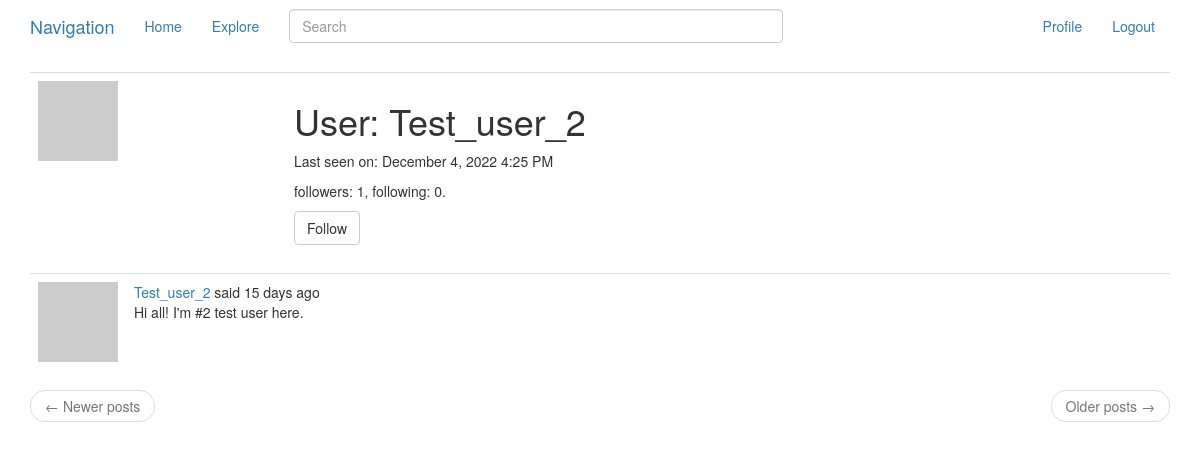
The app's page /user/Test_user_2 (signed in) with its own data.
### app/models.py (models this page shows, shortened)
class User(UserMixin, db.Model):
    id = db.Column(db.Integer, primary_key = True)
    username = db.Column(db.String(64), index = True, unique = True)
    email = db.Column(db.String(120), index = True, unique = True)
    password_hash = db.Column(db.String(128))
    posts = db.relationship('Post', backref = 'author', lazy = 'dynamic')
    about_me = db.Column(db.String(140))
    last_seen = db.Column(db.DateTime, default = datetime.utcnow)
    followed = db.relationship('User',
                               secondary = followers,
                               primaryjoin = (followers.c.follower_id == id),
                               secondaryjoin = (followers.c.followed_id == id),
                               backref = db.backref('followers', lazy = 'dynamic'),
                               lazy = 'dynamic')
    def avatar(self, size):
        digest = md5(self.email.lower().encode('utf-8')).hexdigest()
        return 'https://www.gravatar.com/avatar/{}?d=robohash&s={}'.format(digest, size)
    def is_following(self, user):
        return self.followed.filter(followers.c.followed_id == user.id).count() > 0

class SearchableMixin(object):
    @classmethod
    def before_commit(cls, session):
        session._changes = {
            'add': list(session.new),
            'update': list(session.dirty),
            'delete': list(session.deleted)
        }
    @classmethod
    def after_commit(cls, session):
        for obj in session._changes['add']:
            if isinstance(obj, SearchableMixin):
                add_to_index(obj.__tablename__, obj)
        for obj in session._changes['update']:
            if isinstance(obj, SearchableMixin):
                add_to_index(obj.__tablename__, obj)
        for obj in session._changes['delete']:
            if isinstance(obj, SearchableMixin):
                remove_from_index(obj.__tablename__, obj)
        session._changes = None

class Post(SearchableMixin, db.Model):
    __searchable__ = ['body']
    id = db.Column(db.Integer, primary_key = True)
    body = db.Column(db.String(500))
    timestamp = db.Column(db.DateTime, index = True, default = datetime.utcnow)
    user_id = db.Column(db.Integer, db.ForeignKey('user.id'))
    language = db.Column(db.String(8))

### app/routes.py (the view)
@app.route('/user/<username>')
@login_required
def user(username):
    user = User.query.filter_by(username = username).first_or_404()
    page = request.args.get('page', 1, type = int)
    posts = user.posts.order_by(Post.timestamp.desc())\
        .paginate(page = page, per_page = app.config['POSTS_PER_PAGE'], error_out = False)
    next_page = url_for('user', username = user.username, page = posts.next_num) \
        if posts.has_next else None
    prev_page = url_for('user', username = user.username, page = posts.prev_num) \
        if posts.has_prev else None
    form = EmptyForm()
    return render_template('user.html', user = user, posts = posts.items,
                           next_page = next_page, prev_page = prev_page, form = form)

### app/forms.py
class SearchForm(FlaskForm):
    q = StringField(_babel('Search'), validators = [DataRequired()])
    def __init__(self, *args, **kwargs):
        if 'formdata' not in kwargs:
            kwargs['formdata'] = request.args
        if 'csrf_enabled' not in kwargs:
            kwargs['csrf_enabled'] = False
        super(SearchForm, self).__init__(*args, **kwargs)

class EmptyForm(FlaskForm):
    submit = SubmitField('Submit')

### app/models.py (called while the page is built)
@login.user_loader
def load_user(id):
    return User.query.get(int(id))

### app/routes.py (called while the page is built)
@app.before_request
def before_request():
    if current_user.is_authenticated:
        current_user.last_seen = datetime.utcnow()
        db.session.commit()
        g.search_form = SearchForm()
    g.locale = str(get_locale())

### app/templates/user.html (shortened to what this page needs)
{% extends "_layout.html" %}
{% block app_content %}
    <table class="table table-hover">
        <tr>
            <td width="256px">
                <img src="{{ user.avatar(256) }}">
            </td>
            <td>
                <h1>{{ _('User') }}: {{ user.username }}</h1>
                {% if user.last_seen %}
                <p>{{ _('Last seen on') }}: {{ moment(user.last_seen).format('LLL') }}</p>
                {% endif %}
                <p>
                    {{ _('followers') }}: {{ user.followers.count() }}, {{ _('following') }}: {{ user.followed.count() }}.
                </p>
                {% if user == current_user %}
                <p>
                    <a href="{{ url_for('edit_profile') }}">{{ _('Edit your profile') }}</a>
                </p>
                {% elif not current_user.is_following(user) %}
                <form action="{{ url_for('follow', username = user.username) }}" method="post">
                    {{ form.submit(value = _('Follow'), class_ = 'btn btn-default') }}
                </form>
                {% else %}
                <form action="{{ url_for('unfollow', username = user.username) }}" method="post">
                    {{ form.hidden_tag() }}
                    {{ form.submit(value = _('Unfollow'), class_ = 'btn btn-default') }}
                </form>
                {% endif %}
            </td>
        </tr>
    </table>
    {% for post in posts %}
        {% include '_post.html' %}
    {% endfor %}
    <nav aria-label="...">
        <ul class="pager">
            <li class="previous{% if not prev_url %} disabled{% endif %}">
                <a href="{{ prev_url or '#' }}">
                    <span aria-hidden="true">&larr;</span> {{ _('Newer posts') }}
                </a>
            </li>
            <li class="next{% if not next_url %} disabled{% endif %}">
                <a href="{{ next_url or '#' }}">
                    {{ _('Older posts') }} <span aria-hidden="true">&rarr;</span>
                </a>
            </li>
        </ul>
    </nav>
{% endblock %}

### app/templates/_post.html (shortened to what this page needs)
<table class="table table-hover">
    <tr>
        <td width="70px">
            <a href="{{ url_for('user', username = post.author.username) }}">
                <img src="{{ post.author.avatar(70) }}" />
            </a>
        </td>
        <td>
            {{ _('%(username)s said %(when)s', username = link_of_user, when = moment(post.timestamp).fromNow()) }}
            <br>
            <span id="post{{ post.id }}">
                {{ post.body }}
            </span>
        </td>
    </tr>
</table>

### records on screen
User: username "Test_user_2", last_seen "December 4, 2022 4:25 PM"
Post: body "Hi all! I'm #2 test user here."

### other values on screen
{{ user.followers.count() }} "1"
{{ user.followed.count() }} "0"
